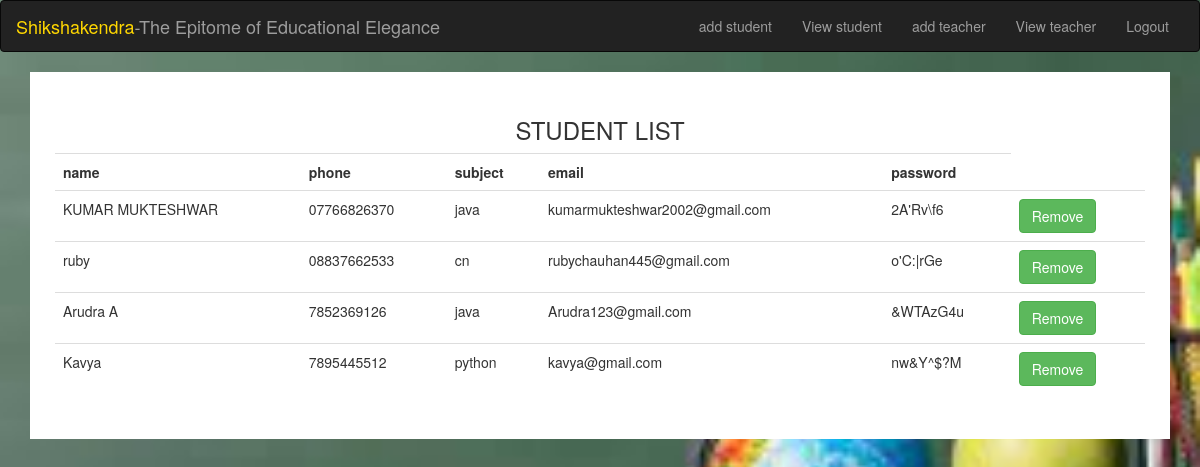
/viewteacher, run on the app's committed database.
### tables this page shows
CREATE TABLE teachers(name TEXT, phone TEXT, subject TEXT, email TEXT, password TEXT);

### app.py (the view)
@app.route('/viewteacher')
def viewteacher():
    con = sqlite3.connect('database.db')
    cr = con.cursor()
    query = "SELECT * FROM teachers"
    cr.execute(query)
    result = cr.fetchall()
    if result:
        headings = []
        List = cr.execute("select * from teachers")
        for row in List.description:
            headings.append(row[0])
        return render_template('view_teacher.html', result=result, headings=headings)
    else:
        return render_template('view_teacher.html', msg="data not found")

### templates/view_teacher.html (shortened to what this page needs)
<!DOCTYPE html>
<html lang="en">
<head>
  <link rel="stylesheet" href="https://maxcdn.bootstrapcdn.com/bootstrap/3.4.1/css/bootstrap.min.css">
</head>
<body >
<nav class="navbar navbar-inverse">
  <div class="container-fluid">
    <div class="navbar-header">
      <a class="navbar-brand" ><span style="color: gold;"> Shikshakendra</span>-The Epitome of Educational Elegance</a>
    </div>
    <div class="collapse navbar-collapse" id="myNavbar">
      <ul class="nav navbar-nav navbar-right">
        <li><a href="/add_student">add student</a></li>
        <li><a href="/viewstudents">View student</a></li>
        <li><a href="/add_teacher">add teacher</a></li>
        <li><a href="/viewteacher">View teacher</a></li>
        <li><a  href="/logout">Logout</a></li>
    </ul>
    </div>
  </div>
</nav>
<div class="container">
    {% if result %}
    <div id="Table">
      <center><h3>STUDENT LIST</h3></center>
    <table class="table">
      <tr>
        {% for head in headings %}
          <th>{{ head }}</th>
        {% endfor %}
      </tr>
      {% for row in result %}
          <tr>
            {% for col in row %}
            <td>
              {{col}}
            </td>
          {% endfor %}
          {% set email = row[3] %}
          <td><a href="{{ url_for('remove_teacher', email=email)}}" class="btn btn-success">Remove</a></td>
          </tr>
        {% endfor %}
    </table>
{% endif %}
</div>
</body>
</html>

### templates/view_teacher.html (style rules this page uses)
body { background-repeat: no-repeat; background-size: cover; background-attachment: fixed; }
#Table { background-color: white; padding: 25px; overflow: scroll; }

### data on the page
teachers: name "KUMAR MUKTESHWAR", phone "07766826370", subject "java", email "kumarmukteshwar2002@gmail.com", password "2A'Rv\\f6"
teachers: name "ruby", phone "08837662533", subject "cn", email "rubychauhan445@gmail.com", password "o'C:|rGe"
teachers: name "Arudra A", phone "7852369126", subject "java", email "Arudra123@gmail.com", password "&WTAzG4u"
teachers: name "Kavya", phone "7895445512", subject "python", email "kavya@gmail.com", password "nw&Y^$?M"

### other printed values
{{ head }} "name" "phone" "subject" "email" "password"
